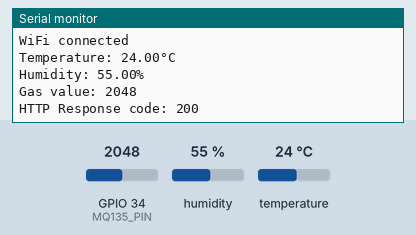
A sketch run on a simulated ESP32. On the bench: the last lines printed to the serial monitor. The inputs (shaded band) are chosen by the test bench; at power-on: humidity 55 %, GPIO 34 (MQ135_PIN) = 2048, temperature 24 °C. WiFi joins after 1.5 s; servers stay silent unless stated; uploads are accepted with an empty reply.

Above: at 3.2 s.
3.3 s: humidity set to 22 %
At 7.41 s:
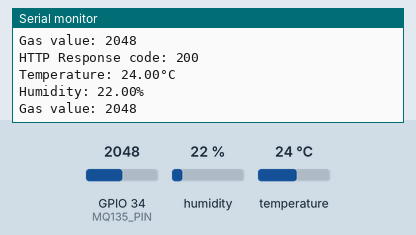
9.1 s: GPIO 34 (MQ135_PIN) set to 2866
At 13.3 s:
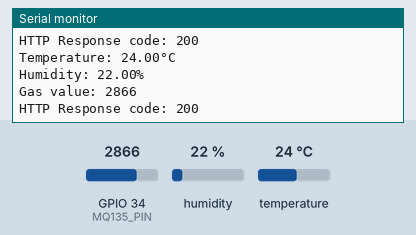
14.9 s: temperature set to 12 °C
At 17.85 s:
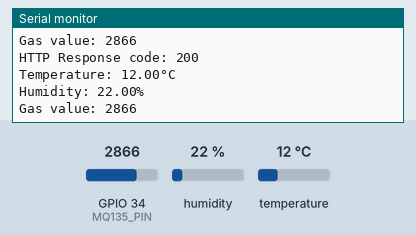
20.7 s: GPIO 34 (MQ135_PIN) set to 3603
At 24.1 s:
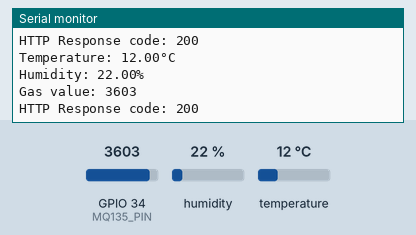
26.5 s: humidity set to 40 %
At 29.0 s:
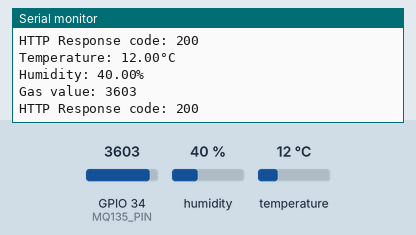
Timing chart, 0 to 30.5 s (numbered marks = the images above; inputs shaded):
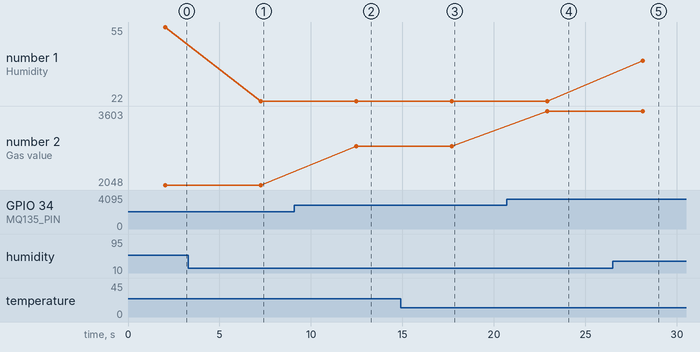

The sketch:

tugas_samsung.ino
```cpp
#include <WiFi.h>
#include <HTTPClient.h>
#include <Adafruit_Sensor.h>
#include <DHT.h>
#include <DHT_U.h>

// WiFi credentials
const char *WIFI_SSID = "Kosta Vania 22C";
const char *WIFI_PASS = "KV123123123";

// Pin assignments
#define DHTPIN 27    // DHT22 sensor pin
#define DHTTYPE DHT11  // DHT sensor type
#define MQ135_PIN 34  // MQ-135 analog pin

// Global objects
DHT dht(DHTPIN, DHTTYPE);

// Server settings
const char *SERVER_URL = "http://192.168.0.138/data";  // Adjust with your server's IP address and endpoint

// Function to get temperature data
float get_temperature_data() {
  float t = dht.readTemperature();
  if (isnan(t)) {
    Serial.println(F("Error reading temperature!"));
    return 0.0;  // Return default value on error
  } else {
    Serial.print(F("Temperature: "));
    Serial.print(t);
    Serial.println(F("°C"));
    return t;
  }
}

// Function to get humidity data
float get_humidity_data() {
  float h = dht.readHumidity();
  if (isnan(h)) {
    Serial.println(F("Error reading humidity!"));
    return 0.0;  // Return default value on error
  } else {
    Serial.print(F("Humidity: "));
    Serial.print(h);
    Serial.println(F("%"));
    return h;
  }
}

// Function to get MQ-135 gas data
int get_gas_data() {
  int gasValue = analogRead(MQ135_PIN);
  Serial.print(F("Gas value: "));
  Serial.println(gasValue);
  return gasValue;
}

void setup() {
  Serial.begin(115200);
  WiFi.begin(WIFI_SSID, WIFI_PASS);
  while (WiFi.status() != WL_CONNECTED) {
    delay(1000);
    Serial.println("Connecting to WiFi...");
  }
  Serial.println("WiFi connected");

  dht.begin();
}

void loop() {
  float temperature = get_temperature_data();
  float humidity = get_humidity_data();
  int gasValue = get_gas_data();

  // Prepare JSON payload
  String postData = "{\"temperature\":" + String(temperature) + ",\"humidity\":" + String(humidity) + ",\"gas\":" + String(gasValue) + "}";

  // Send HTTP POST request to server
  HTTPClient http;
  http.begin(SERVER_URL);
  http.addHeader("Content-Type", "application/json");

  int httpResponseCode = http.POST(postData);

  if (httpResponseCode > 0) {
    Serial.print("HTTP Response code: ");
    Serial.println(httpResponseCode);
    String response = http.getString();
    Serial.println(response);
  } else {
    Serial.print("Error code: ");
    Serial.println(httpResponseCode);
  }

  http.end();

  delay(5000);  // Wait for 5 seconds before next reading
}
```

Measured:
- after the input at 3.3 s, the serial monitor: prints a new line after 3.9 s (image 1)
- after the input at 9.1 s, the serial monitor: prints a new line after 3.4 s (image 2)
- after the input at 14.9 s, the serial monitor: prints a new line after 2.8 s (image 3)
- after the input at 20.7 s, the serial monitor: prints a new line after 2.2 s (image 4)
- after the input at 26.5 s, the serial monitor: prints a new line after 1.6 s (image 5)
- plotted number 1: 55 → 22 after the input at 3.3 s, 22 → 40 after the input at 26.5 s
- plotted number 2: 2048 → 2866 after the input at 9.1 s, 2866 → 3603 after the input at 20.7 s
